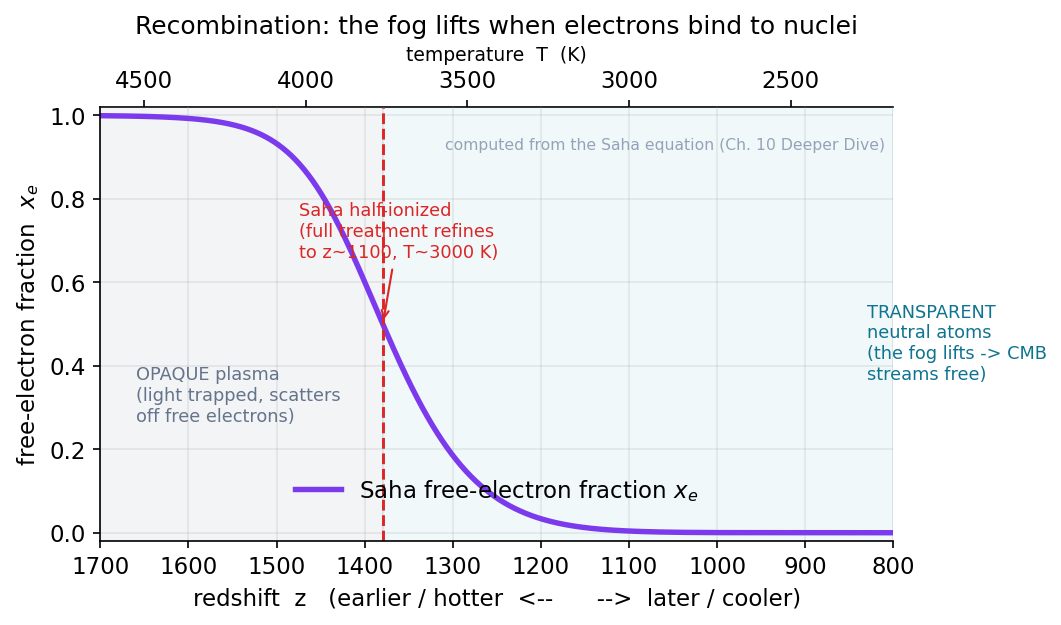

Recreate this plot in Python.
import numpy as np, matplotlib
matplotlib.use("Agg")
import matplotlib.pyplot as plt
plt.rcParams.update({"figure.dpi":150,"savefig.dpi":150,"font.size":11,
    "axes.grid":True,"grid.alpha":0.25,"axes.spines.top":False,"axes.spines.right":False,
    "axes.titlesize":12,"figure.facecolor":"white","axes.facecolor":"white"})
C_FW="#7c3aed"; C_NEWTON="#64748b"; C_MOND="#0891b2"; C_DATA="#dc2626"

# FRAMEWORK-INDEPENDENT but fully COMPUTED from the Saha equation the chapter quotes.
# Free-electron fraction x_e(T) for a hydrogen plasma:
#   x_e^2/(1-x_e) = (1/n_b) (m_e kB T / 2 pi hbar^2)^(3/2) exp(-B / kB T)
# with baryon density n_b = eta * n_gamma, n_gamma = 0.2436 (kB T/ hbar c)^3.
kB=1.380649e-23; me=9.1093837e-31; hbar=1.054571817e-34
c=2.99792458e8; B=13.605693*1.602176634e-19; eta=6.1e-10; Tcmb0=2.725

z   = np.linspace(800, 1700, 1500)
T   = Tcmb0*(1+z)
ng  = 0.2436*(kB*T/(hbar*c))**3
nb  = eta*ng
rhs = (1.0/nb)*(me*kB*T/(2*np.pi*hbar**2))**1.5*np.exp(-B/(kB*T))
rhs = np.clip(rhs, 0, 1e30)
xe  = (-rhs + np.sqrt(rhs**2 + 4*rhs))/2.0     # physical root of x^2/(1-x)=rhs
xe  = np.clip(xe, 0, 1)

fig, ax = plt.subplots(figsize=(7.2,4.3))
ax.plot(z, xe, color=C_FW, lw=2.6, label="Saha free-electron fraction $x_e$")

# Saha gives a slightly hot midpoint; the full (Peebles) non-equilibrium treatment,
# which the chapter quotes as the careful answer, refines this to z~1100, T~3000 K.
ix = np.argmin(np.abs(xe-0.5))
ax.axvline(z[ix], color=C_DATA, ls="--", lw=1.4)
ax.annotate("Saha half-ionized\n(full treatment refines\nto z~1100, T~3000 K)",
            xy=(z[ix], 0.5), xytext=(z[ix]+95, 0.66),
            fontsize=8.5, color=C_DATA,
            arrowprops=dict(arrowstyle="->", color=C_DATA, lw=1))

# opaque / transparent shading
ax.axvspan(z[ix], z.max(), color=C_NEWTON, alpha=0.08)
ax.axvspan(z.min(), z[ix], color=C_MOND,   alpha=0.06)
ax.text(z.max()-40, 0.40, "OPAQUE plasma\n(light trapped, scatters\noff free electrons)",
        ha="left", va="top", fontsize=8.5, color=C_NEWTON)
ax.text(z.min()+30, 0.55, "TRANSPARENT\nneutral atoms\n(the fog lifts -> CMB\nstreams free)",
        ha="left", va="top", fontsize=8.5, color="#0e7490")

ax.set_xlabel("redshift  z   (earlier / hotter  <--      -->  later / cooler)")
ax.set_ylabel("free-electron fraction  $x_e$")
ax.set_title("Recombination: the fog lifts when electrons bind to nuclei")
ax.set_xlim(z.max(), z.min())     # hotter on the left
ax.set_ylim(-0.02, 1.02)

# top axis in temperature
secax = ax.secondary_xaxis('top',
        functions=(lambda zz: Tcmb0*(1+zz), lambda TT: TT/Tcmb0 - 1))
secax.set_xlabel("temperature  T  (K)", fontsize=9)
secax.set_xticks([4500,4000,3500,3000,2500])

ax.legend(frameon=False, loc="lower center", bbox_to_anchor=(0.5, 0.04))
ax.text(0.99, 0.93, "computed from the Saha equation (Ch. 10 Deeper Dive)",
        transform=ax.transAxes, ha="right", va="top", fontsize=7.5, color="#94a3b8")
fig.tight_layout(); fig.savefig("ch10_recombination_saha.png", bbox_inches="tight"); print("ok")
